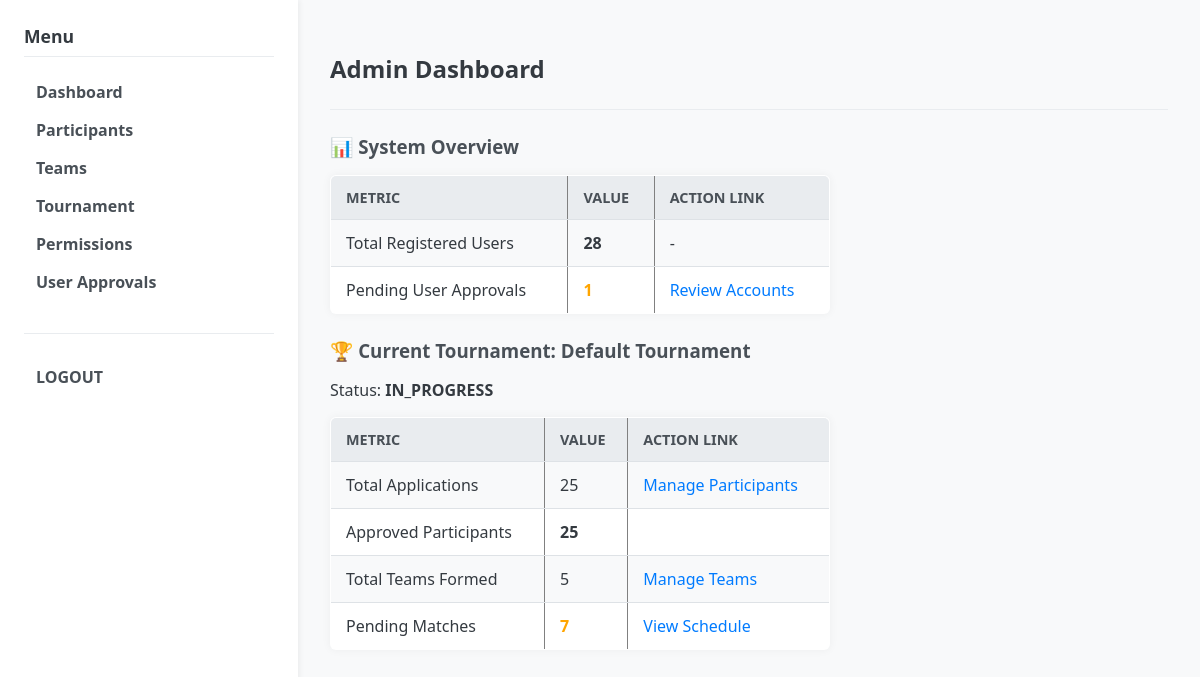
The app's page /admin/dashboard (signed in), older data.
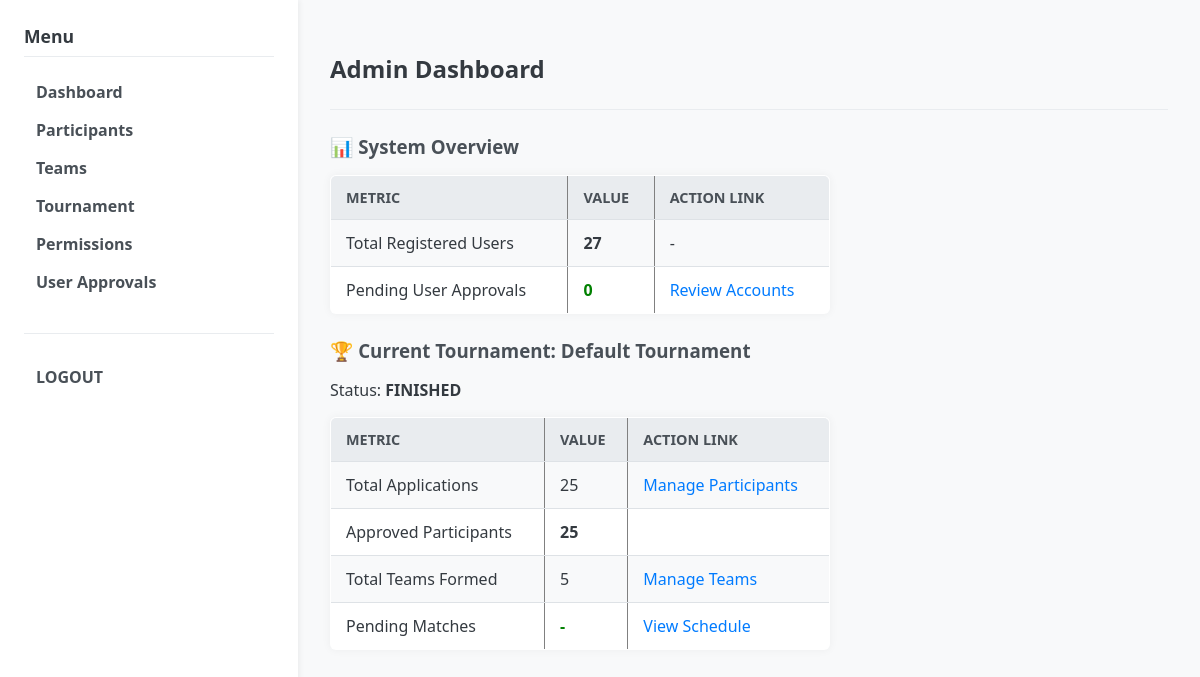
The same page, newer data.
### models.py (models this page shows)
class Tournament(db.Model):
    __tablename__ = "tournaments"
    id = db.Column(db.Integer, primary_key=True)
    name = db.Column(db.String(128), nullable=False)
    type = db.Column(db.String(16), default="KNOCKOUT") # 대회 방식: "KNOCKOUT", "LEAGUE", "LEAGUE_FINAL"
    status = db.Column(db.String(32), default="OPEN")  # OPEN, IN_PROGRESS, FINISHED
    current_stage = db.Column(db.String(16), default="LEAGUE") # 현재 단계: LEAGUE, PLAYOFF, FINAL 등
    created_at = db.Column(db.DateTime, default=datetime.utcnow)
    participants = db.relationship("Participant", back_populates="tournament")
    teams = db.relationship("Team", back_populates="tournament")

### app.py (the view)
@app.route("/admin/dashboard")
@login_required(role="ADMIN")
def admin_dashboard():
    total_users_count = User.query.count()
    pending_users_count = User.query.filter_by(approval_status="PENDING").count()
    tournament = Tournament.query.first()
    total_applications = 0
    approved = 0
    total_teams_count = 0
    pending_matches_count = 0
    if tournament:
        total_applications = Participant.query.filter_by(
            tournament_id=tournament.id
        ).count()
        approved = Participant.query.filter_by(
            tournament_id=tournament.id, status="APPROVED"
        ).count()
        total_teams_count = Team.query.filter_by(tournament_id=tournament.id).count()
        pending_matches_count = Match.query.filter_by(
            tournament_id=tournament.id, status="SCHEDULED"
        ).count()
    return render_template(
        "admin/dashboard.html",
        tournament=tournament,
        total_applications=total_applications,
        approved=approved,
        total_users_count=total_users_count,
        pending_users_count=pending_users_count,
        total_teams_count=total_teams_count,
        pending_matches_count=pending_matches_count,
    )

### app.py (called while the page is built)
def current_user():
    user_id = session.get("user_id")
    if not user_id:
        return None
    user = User.query.get(user_id)
    return user

def login_required(role=None):
    def decorator(fn):
        from functools import wraps
        @wraps(fn)
        def wrapper(*args, **kwargs):
            user = current_user()
            active_role = session.get("role")
            if not user or not active_role:
                return redirect(url_for("login_page"))
            if role and active_role != role:
                flash("Permission denied. You are logged in as " + active_role + ".")
                return redirect(url_for("login_page"))
            return fn(*args, **kwargs)
        return wrapper
    return decorator

@app.context_processor
def inject_helpers():
    return dict(
        calculate_estimated_score=calculate_estimated_score,
        get_user_score=get_user_score,
        get_member_weighted_score=get_member_weighted_score,
    )

### templates/admin/dashboard.html
{% extends "base.html" %}
{% block content %}
<h2>Admin Dashboard</h2>
<hr>
<h3>📊 System Overview</h3>
<table border="1" cellpadding="5" style="max-width: 500px; margin-bottom: 1.5rem;">
    <tr>
        <th>Metric</th>
        <th>Value</th>
        <th>Action Link</th>
    </tr>
    <tr>
        <td>Total Registered Users</td>
        <td><strong>{{ total_users_count or "-" }}</strong></td>
        <td>-</td>
    </tr>
    <tr>
        <td>Pending User Approvals</td>
        <td>
            {% set pending_class = 'status-critical' if pending_users_count > 0 else 'status-ok' %}
            <strong class="{{ pending_class }}">
                {{ pending_users_count or "0" }}
            </strong>
        </td>
        <td><a href="{{ url_for('admin_user_approvals') }}">Review Accounts</a></td>
    </tr>
</table>
{% if tournament %}
    <h3>🏆 Current Tournament: {{ tournament.name }}</h3>
    <p>Status: <span style="font-weight: bold;">{{ tournament.status }}</span></p>
    <table border="1" cellpadding="5" style="max-width: 500px;">
        <tr>
            <th>Metric</th>
            <th>Value</th>
            <th>Action Link</th>
        </tr>
        <tr>
            <td>Total Applications</td>
            <td>{{ total_applications }}</td>
            <td><a href="{{ url_for('admin_participants') }}">Manage Participants</a></td>
        </tr>
        <tr>
            <td>Approved Participants</td>
            <td><strong>{{ approved }}</strong></td>
            <td></td>
        </tr>
        <tr>
            <td>Total Teams Formed</td>
            <td>{{ total_teams_count or "-" }}</td>
            <td><a href="{{ url_for('admin_teams') }}">Manage Teams</a></td>
        </tr>
        <tr>
            <td>Pending Matches</td>
            <td>
                {% set matches_class = 'status-critical' if pending_matches_count > 0 else 'status-ok' %}
                <strong class="{{ matches_class }}">
                    {{ pending_matches_count or "-" }}
                </strong>
            </td>
            <td><a href="{{ url_for('admin_tournament') }}">View Schedule</a></td>
        </tr>
    </table>
{% else %}
    <p>No tournament available. System is idle.</p>
{% endif %}
{% endblock %}

Row changes from the older to the newer data that the page shows:
changed Tournament "Default Tournament": status "IN_PROGRESS" → "FINISHED"
Text that changed along with them:
{{ total_users_count or "-" }}: "28" → "27"
{{ pending_users_count or "0" }}: "1" → "0"
{{ pending_matches_count or "-" }}: "7" → "-"
